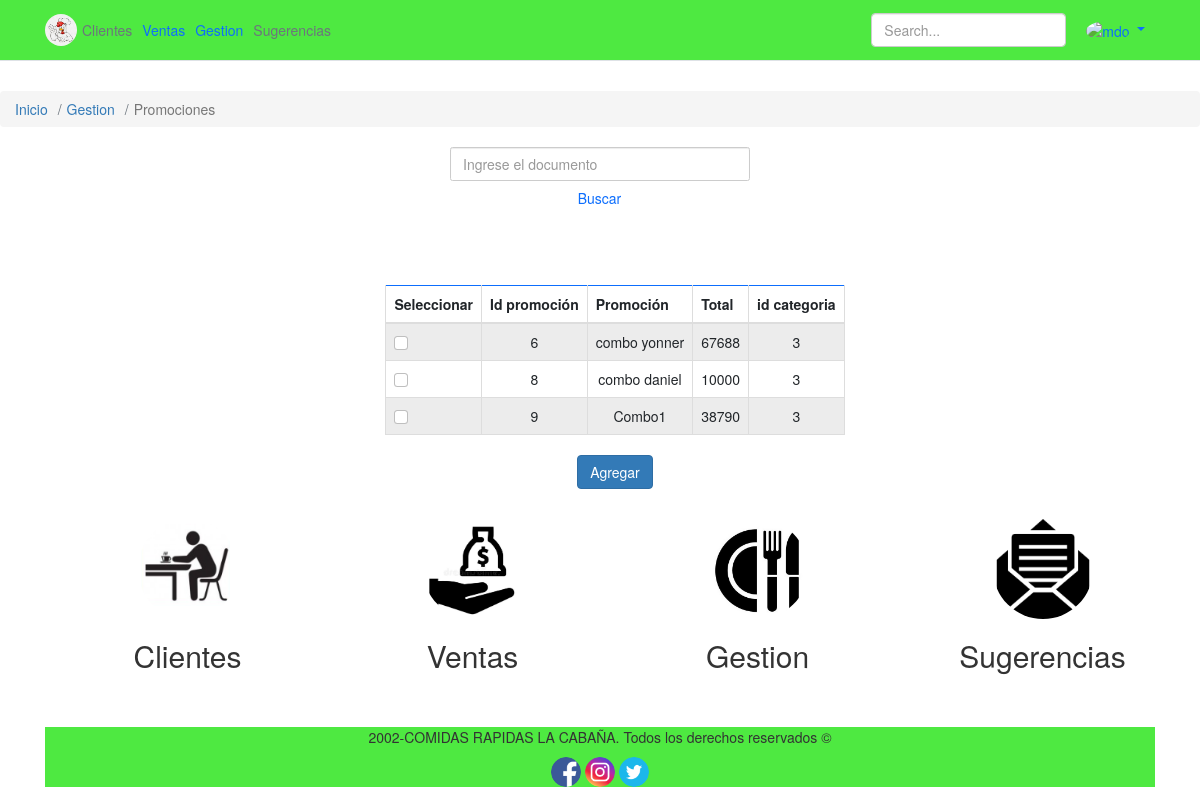
The page /view/administrador/gestion/crud_promocion/promociones.php on the database as committed earlier.
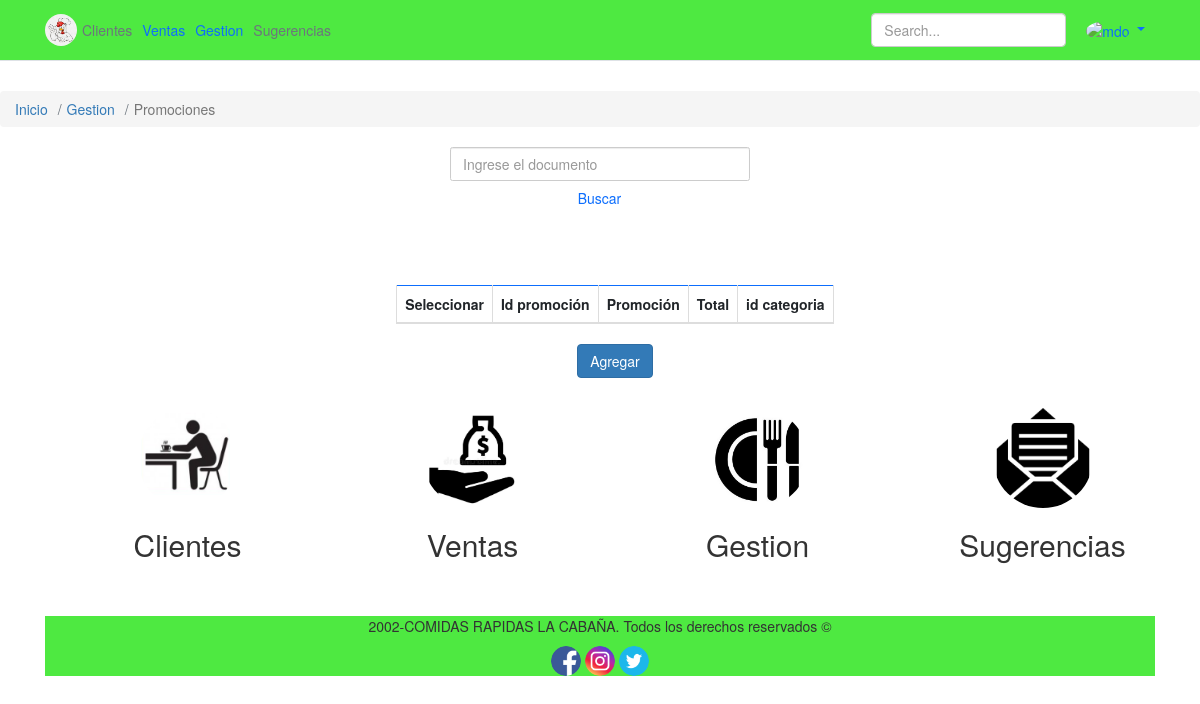
The same page on the database as committed later.
### tables this page shows
CREATE TABLE IF NOT EXISTS `promocion` (
  `id_promo` INT(11) NOT NULL AUTO_INCREMENT,
  `nom_promo` VARCHAR(50) NOT NULL,
  `totalpromo` INT(11) NOT NULL,
  `categorias_idcategoria` INT(11) NOT NULL,
  PRIMARY KEY (`id_promo`),
  INDEX `categorias_idcategoria` USING BTREE (`categorias_idcategoria`) VISIBLE,
  CONSTRAINT `promocion_ibfk_1`
    FOREIGN KEY (`categorias_idcategoria`)
    REFERENCES `categorias` (`id_categoria`));

### model/conexion.php (called while the page is built, shortened)
<?php
class Conexion
{
  protected $dbh;
  public function conexion(){
    try {
      $conectar = $this->dbh = new PDO("mysql:host=localhost;dbname=arca","root","");
        return $conectar;
    } catch (Exception $e) {
      print "¡Error!: " . $e->getMessage() . "<br/>";
           die();
    }
    }
    function larausequery($query)
    {
        $statement = $this->dbh->prepare($query);
        $statement->execute();
        $resultado = $statement->fetchAll(PDO::FETCH_ASSOC);
        return $resultado;
    }
}
?>

### view/administrador/gestion/promociones/tabla_promo.php (the view, shortened to what this page needs)
<div class="container">
    <div class="d-flex justify-content-center">
        <div class="row">
            <div class="col-md-12 table-responsive">
                <table class="table table-bordered border-primary table-striped" style="text-align:center">
                    <thead>
                        <tr>
                            <th scope="col">Seleccionar</th>
                            <th scope="col">Id promoción</th>
                            <th scope="col">Promoción</th>
                            <th scope="col">Total</th>
                            <th scope="col">id categoria</th>
                        </tr>
                    </thead>
                    <tbody>
                        <?php
                        require_once("../../../model/conexion.php");
                        $conexion = new Conexion();
                        $conexion->conexion();
                        if(isset($_GET['btnbuscar'])) {
                            $buscar = $_GET['txtbuscar'];
                            $querycategorias = $conexion->larausequery("SELECT id_promo, nom_promo, totalpromo, categorias_idcategoria FROM promocion WHERE id_promo LIKE '".$buscar."%'");
                        } else {
                            $querycategorias = $conexion->larausequery("SELECT * FROM promocion ORDER BY id_promo ASC");
                        }
                        foreach ($querycategorias as $mostrar) {
                            echo "<tr>";
                            echo "<td><div class='form-check' ><input class='form-check-input' type='checkbox' value='' data-doc-promo='" . $mostrar['id_promo'] . "' style='text-align:center' onchange='toggleButtons(this)'/></div></td>";
                            echo "<td>{$mostrar['id_promo']}</td>";
                            echo "<td>{$mostrar['nom_promo']}</td>";
                            echo "<td>{$mostrar['totalpromo']}</td>";
                            echo "<td>{$mostrar['categorias_idcategoria']}</td>";
                            echo "</tr>";
                        }
                        ?>
                    </tbody>
                </table>
            </div>
        </div>
    </div>
</div>
<div class="container">
    <div class="d-flex justify-content-around">
        <div class="row">
            <table class="table-responsive">
                <tr>
                    <td><a class="btn btn-primary" id="addButton" href="../gestion/promociones/pre_promocion.php">Agregar</a></td>
                </tr>
            </table>
        </div>
    </div>
</div>

### view/administrador/gestion/crud_promocion/promociones.php (shortened to what this page needs)
<!DOCTYPE html>
<html>
  <head>
    <link rel="stylesheet" href="https://cdn.jsdelivr.net/npm/bootstrap@5.1.3/dist/css/bootstrap.min.css" >
    <link rel="stylesheet" href="../../public/css/bootstrap.css">
    <link rel="stylesheet" href="../../public/css/font-awesome.min.css">
    <link rel="stylesheet" href="../../public/css/sweetalert.css">
    <link rel="stylesheet" href="../../public/css/styles.css">
  </head>
  <body>
  <?php
  require_once("../../../model/conexion.php");
  include '../include/header.php';
  ?>
  <nav aria-label="breadcrumb">
  <ol class="breadcrumb">
    <li class="breadcrumb-item"><a href="../../administrador/index.php">Inicio</a></li>
    <li class="breadcrumb-item"><a href="../../administrador/gestion.php">Gestion</a></li>
    <li class="breadcrumb-item active" aria-current="page">Promociones</li>
  </ol>
</nav>
<form method="POST">
<div class="container">
<div class="mx-auto" style="width:300px">
<div class="input-group">
  <input type="search" class="form-control rounded" placeholder="Ingrese el documento" aria-label="Buscar" aria-describedby="search-addon" name="txtbuscar"/>
  <div class="d-flex justify-content-around">
  <button type="submit" class="btn btn-outline-primary" name="btnbuscar">Buscar</button>
</div>
</div>
</div>
</form>
<br><br>
<?php
      include '../gestion/promociones/tabla_promo.php';
      include '../include/img_menu.php';
      include '../include/footer.php';
  ?>
    </body>
</html>

### view/administrador/include/header.php (shortened to what this page needs)
<header class='py-3 mb-3 border-bottom' style='background-color: #31e621da'>
    <div class='container'>
      <div class='d-flex flex-wrap align-items-center justify-content-center justify-content-lg-start'>
        <a href='index.php' class='d-flex align-items-center mb-2 mb-lg-0 link-body-emphasis text-decoration-none'>
        <img src='/Proyecto/view/public/img/image.6.jfif' alt='mdo' width='32' height='32' class='rounded-circle'>
        </a>
        <ul class='nav col-12 col-lg-auto me-lg-auto mb-2 justify-content-center mb-md-0'>
          <li><a href='/Proyecto/view/administrador/clientes.php' class='nav-link px-2 link-secondary'>Clientes</a></li>
          <li><a href='/Proyecto/view/administrador/ventas.php' class='nav-link px-2 link-body-emphasis'>Ventas</a></li>
          <li><a href='/Proyecto/view/administrador/gestion.php' class='nav-link px-2 link-body-emphasis'>Gestion</a></li>
          <li><a href='/Proyecto/view/administrador/sugerencias.php' class='nav-link px-2 link-secondary'>Sugerencias</a></li>
        </ul>
        <form class='col-12 col-lg-auto mb-3 mb-lg-0 me-lg-3' role='search'>
          <input type='search' class='form-control' placeholder='Search...' aria-label='Search'>
        </form>
        <div class='d flex'>
          <a href='#' class='nav-link dropdown-toggle' data-bs-toggle='dropdown' aria-expanded='false'>
            <img src='https://github.com/mdo.png' alt='mdo' width='32' height='32' class='rounded-circle'>
          </a>
        </div>
      </div>
    </div>
  </header>

### view/administrador/include/img_menu.php (shortened to what this page needs)
<div class='alinear' style='justify-content:space-around;text-align: center;'>
    <div class='container'>
        <div class='row'>
            <div class='col-md-6 col-lg-3 mb-4'>
                <a href='/Proyecto/view/administrador/clientes.php'><img src='/Proyecto/view/public/img/cliente.png' alt=''  class='img-fluid rounded-circle'></a>
                <h2>Clientes</h2>
            </div>
            <div class='col-md-6 col-lg-3 mb-4'>
                <a href='/Proyecto/view/administrador/ventas.php'><img src='/Proyecto/view/public/img/ganancia.jpg' alt='' class='img-fluid rounded-circle'></a>
                <h2>Ventas</h2>
            </div>
            <div class='col-md-6 col-lg-3 mb-4'>
                <a href='/Proyecto/view/administrador/gestion.php'><img src='/Proyecto/view/public/img/producto.jpg' alt='' class='img-fluid rounded-circle'></a>
                <h2>Gestion</h2>
            </div>
            <div class='col-md-6 col-lg-3 mb-4'>
                <a href='/Proyecto/view/administrador/sugerencias.php'><img src='/Proyecto/view/public/img/utilidades/sugerencias.png' alt='' class='img-fluid rounded-circle'></a>
                <h2>Sugerencias</h2>
            </div>
        </div>
    </div>
</div>

### view/administrador/include/footer.php
<div class='redes'>
<footer class='footer-basic' width='100%' style='text-align: center;background-color: #31e621da'>
    <p class='copyright'>2002-COMIDAS RAPIDAS LA CABAÑA. Todos los derechos reservados ©</p>
    <div class='social'>
        <a href='#'><img src='/Proyecto/view/public/img/facebook.png' alt='' class='rounded-circle'></a>
        <a href='#'><img src='/Proyecto/view/public/img/instagram.png' alt='' class='rounded-circle'></a>
        <a href='#'><img src='/Proyecto/view/public/img/twitter.png' alt='' class='rounded-circle'></a>
    </div>
</footer>
</div>

### view/public/css/styles.css (style rules this page uses)
.alinear img { width: 100px; height: 100px; transition: transform .3s ease-out; }
.redes img { width: 30px; height: 30px; transition: transform .3s ease-out; }

Rows that differ between the two databases and show on the page:
removed promocion: id_promo "6", nom_promo "combo yonner", totalpromo "67688", categorias_idcategoria "3"
removed promocion: id_promo "8", nom_promo "combo daniel", totalpromo "10000", categorias_idcategoria "3"
removed promocion: id_promo "9", nom_promo "Combo1", totalpromo "38790", categorias_idcategoria "3"
